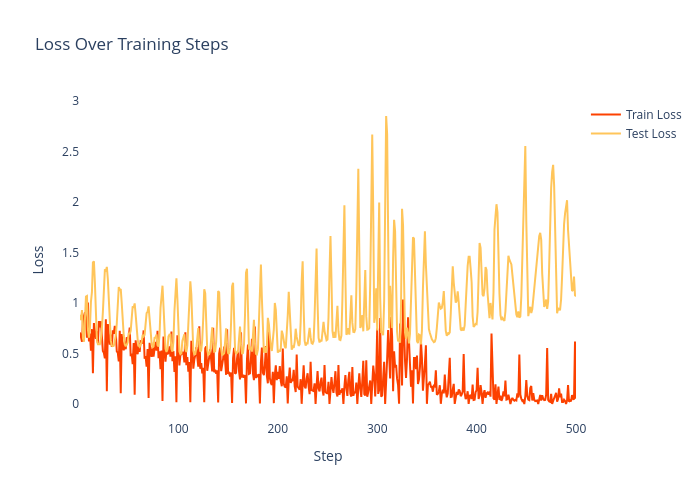

The notebook cell this image was saved under:
### Code cell
plot_metric(trainer.train_losses, trainer.val_losses, metric_name="Loss")

### Figure 1 — Plotly figure (JSON) as saved in the notebook; plotly's stock layout.template omitted (floating-point values rounded to 4 significant figures; data arrays with more than 128 entries replaced by an {"elided": "..."} marker saying what was removed)
{"data": [{"line": {"color": "#FC4100", "dash": "solid"}, "mode": "lines", "name": "Train Loss", "type": "scatter", "x": {"elided": "500 int values"}, "y": {"elided": "500 float values"}}, {"line": {"color": "#FFC55A", "dash": "solid"}, "mode": "lines", "name": "Test Loss", "type": "scatter", "x": {"elided": "500 int values"}, "y": {"elided": "500 float values"}}], "layout": {"height": 500, "hovermode": "x unified", "paper_bgcolor": "white", "plot_bgcolor": "white", "showlegend": true, "title": {"text": "Loss Over Training Steps"}, "width": 700, "xaxis": {"title": {"text": "Step"}}, "yaxis": {"title": {"text": "Loss"}}}}
